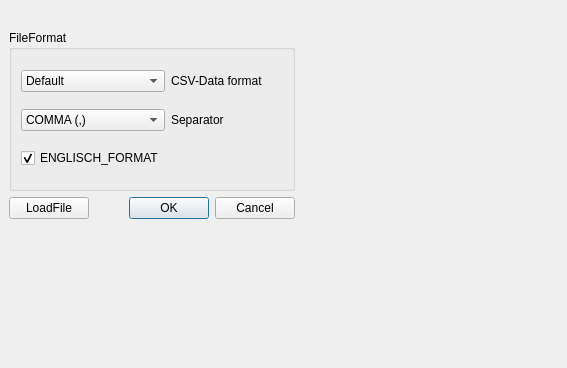
<?xml version="1.0" encoding="UTF-8"?>
<ui version="4.0">
 <class>CsvInput</class>
 <widget class="QDialog" name="CsvInput">
  <property name="enabled">
   <bool>true</bool>
  </property>
  <property name="geometry">
   <rect>
    <x>0</x>
    <y>0</y>
    <width>567</width>
    <height>368</height>
   </rect>
  </property>
  <property name="windowTitle">
   <string>Dialog</string>
  </property>
  <widget class="QWidget" name="layoutWidget">
   <property name="geometry">
    <rect>
     <x>9</x>
     <y>30</y>
     <width>286</width>
     <height>189</height>
    </rect>
   </property>
   <layout class="QGridLayout" name="gridLayout_3">
    <item row="0" column="0">
     <layout class="QGridLayout" name="gridLayout">
      <item row="0" column="0">
       <widget class="QGroupBox" name="groupBox">
        <property name="title">
         <string>FileFormat</string>
        </property>
        <layout class="QGridLayout" name="gridLayout_4">
         <item row="1" column="0">
          <widget class="QComboBox" name="cmb_box_separator">
           <item>
            <property name="text">
             <string>COMMA (,)</string>
            </property>
           </item>
           <item>
            <property name="text">
             <string>COLUMN (;)</string>
            </property>
           </item>
          </widget>
         </item>
         <item row="0" column="0">
          <widget class="QComboBox" name="cmb_box_FileFormat">
           <item>
            <property name="text">
             <string>Default</string>
            </property>
           </item>
           <item>
            <property name="text">
             <string>VolumeGraphics</string>
            </property>
           </item>
           <item>
            <property name="text">
             <string>MAVI</string>
            </property>
           </item>
           <item>
            <property name="text">
             <string>open_iA</string>
            </property>
           </item>
          </widget>
         </item>
         <item row="2" column="0">
          <widget class="QCheckBox" name="cb_fmtEnglish">
           <property name="text">
            <string>ENGLISCH_FORMAT</string>
           </property>
           <property name="checked">
            <bool>true</bool>
           </property>
          </widget>
         </item>
         <item row="0" column="1">
          <widget class="QLabel" name="label">
           <property name="text">
            <string>CSV-Data format</string>
           </property>
          </widget>
         </item>
         <item row="1" column="1">
          <widget class="QLabel" name="label_2">
           <property name="text">
            <string>Separator</string>
           </property>
          </widget>
         </item>
        </layout>
       </widget>
      </item>
     </layout>
    </item>
    <item row="1" column="0">
     <layout class="QGridLayout" name="gridLayout_2">
      <item row="0" column="0">
       <widget class="QPushButton" name="btn_loadCSV">
        <property name="text">
         <string>LoadFile</string>
        </property>
       </widget>
      </item>
      <item row="0" column="1">
       <widget class="QDialogButtonBox" name="buttonBox">
        <property name="enabled">
         <bool>true</bool>
        </property>
        <property name="orientation">
         <enum>Qt::Horizontal</enum>
        </property>
        <property name="standardButtons">
         <set>QDialogButtonBox::Cancel|QDialogButtonBox::Ok</set>
        </property>
       </widget>
      </item>
     </layout>
    </item>
   </layout>
  </widget>
 </widget>
 <resources/>
 <connections>
  <connection>
   <sender>buttonBox</sender>
   <signal>accepted()</signal>
   <receiver>CsvInput</receiver>
   <slot>accept()</slot>
   <hints>
    <hint type="sourcelabel">
     <x>364</x>
     <y>226</y>
    </hint>
    <hint type="destinationlabel">
     <x>157</x>
     <y>269</y>
    </hint>
   </hints>
  </connection>
  <connection>
   <sender>buttonBox</sender>
   <signal>rejected()</signal>
   <receiver>CsvInput</receiver>
   <slot>reject()</slot>
   <hints>
    <hint type="sourcelabel">
     <x>364</x>
     <y>232</y>
    </hint>
    <hint type="destinationlabel">
     <x>286</x>
     <y>269</y>
    </hint>
   </hints>
  </connection>
 </connections>
</ui>
